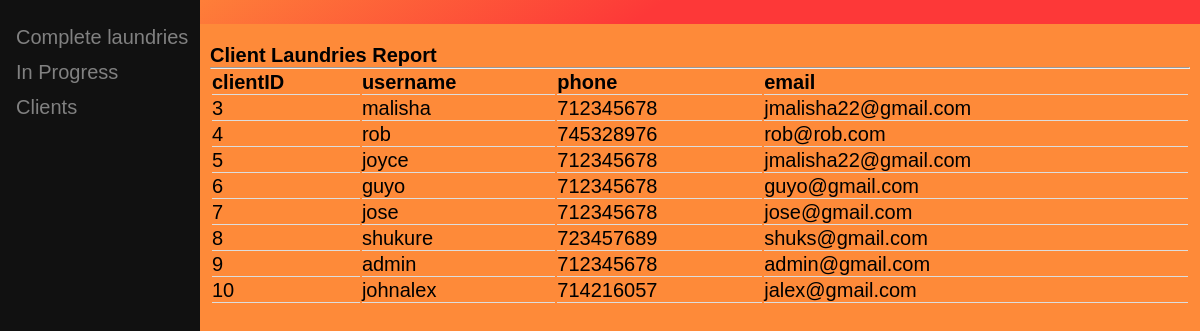
The page /admin/clientreport.php on the database its author committed.
### tables this page shows
CREATE TABLE `client` (
  `clientID` int(11) NOT NULL,
  `username` varchar(20) NOT NULL,
  `email` varchar(20) NOT NULL,
  `phone` int(10) NOT NULL,
  `password` varchar(255) NOT NULL,
  `laundrycompleted` int(20) NOT NULL,
  `user_level` int(11) NOT NULL DEFAULT 0
);

### admin/clientreport.php (the view, shortened to what this page needs)
<!DOCTYPE html>
<html lang="en">
<head>
  <link rel="stylesheet" type="text/css" href="../styles/app.css" />
  <link rel="stylesheet" type="text/css" href="../styles/landing.css" />
  <link rel="stylesheet" type="text/css" href="../styles/client/login.css" />
  <link rel="stylesheet" type="text/css" href="../styles/admin/navbar.css" />
  <link rel="stylesheet" type="text/css" href="../styles/admin/laundries.css" />
</head>
<body>
  <nav>
  </nav>
  <div class="sidenav">
    <a href="complete.php">Complete laundries</a>
    <a href="Inprogress.php">In Progress</a>
    <a href="clientreport.php">Clients</a>
  </div>
  <div class="main">
    <h4>Client Laundries Report</h4>
    <hr>
    <div>
      <?php
      $mysqli = new mysqli("localhost", "root", "", "laundrydb");
      $sql = "SELECT * FROM client ";
      if ($result = $mysqli->query($sql)) {
        if ($result->num_rows > 0) {
          echo "<table>";
          echo "<tr>";
          echo "<th>clientID</th>";
          echo "<th>username</th>";
          echo "<th>phone</th>";
          echo "<th>email</th>";
          echo "</tr>";
          while ($row = $result->fetch_array()) {
            echo "<tr>";
            echo "<td>" . $row['clientID'] . "</td>";
            echo "<td>" . $row['username'] . "</td>";
            echo "<td>" . $row['phone'] . "</td>";
            echo "<td>" . $row['email'] . "</td>";
            echo "</tr>";
          }
          echo "</table>";
        } else {
          echo "No records matching your query were found.";
        }
      } else {
        echo "ERROR: Could not able to execute $sql. " . $mysqli->error;
      }
      ?>
    </div>
  </div>

### styles/app.css (style rules this page uses)
* { margin: 0px; padding: 0px; box-sizing: border-box; }
body { background-color: #ffffff; color: #000000; font-family: 'Gill Sans', 'Gill Sans MT', Calibri, 'Trebuchet MS', sans-serif; }
nav { display: flex; justify-content: space-around; align-items: center; padding: 12px 25px; background-image: linear-gradient( 147deg, #f7f7f7 10%, #fe8a39 10%, #fd3838 54% ); margin-bottom: 20px; }

### styles/landing.css (style rules this page uses)
* { box-sizing: border-box; }

### styles/client/login.css (style rules this page uses)
* { box-sizing: border-box; margin: 0; padding: 0; }
body { background-color: #fe8a39; }

### admin/clientreport.php (style rules this page uses)
.sidenav { height: 100%; width: 200px; position: fixed; z-index: 1; top: 0; left: 0; background-color: #111; overflow-x: hidden; padding-top: 20px; }
.sidenav a { padding: 6px 8px 6px 16px; text-decoration: none; font-size: 20px; color: #818181; display: block; }
.main { margin-left: 200px; font-size: 20px; padding: 0px 10px; }
table { width: 100%; }
th { height: auto; }
th { text-align: left; }
th, td { border-bottom: 1px solid #ddd; }

### rows shown on the page
client: clientID "3", username "malisha", phone "712345678", email "jmalisha22@gmail.com"
client: clientID "4", username "rob", phone "745328976", email "rob@rob.com"
client: clientID "5", username "joyce", phone "712345678", email "jmalisha22@gmail.com"
client: clientID "6", username "guyo", phone "712345678", email "guyo@gmail.com"
client: clientID "7", username "jose", phone "712345678", email "jose@gmail.com"
client: clientID "8", username "shukure", phone "723457689", email "shuks@gmail.com"
client: clientID "9", username "admin", phone "712345678", email "admin@gmail.com"
client: clientID "10", username "johnalex", phone "714216057", email "jalex@gmail.com"
